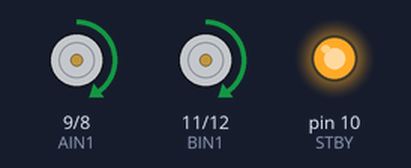
Bench run of a sketch on a simulated Arduino Uno, built with avr-gcc and run on an emulated ATmega328P. Shown: motor-driver pin pairs drawn as motors (green arrow = first pin HIGH = forward, orange = second pin HIGH = backward, longer = more drive, scaled by the enable pin, stopped while the standby pin is LOW), output pins drawn as LEDs (lit = HIGH).

Above: at 0.1 s.
At 1.3 s:
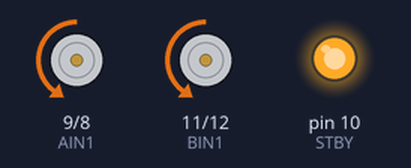
At 2.3 s:
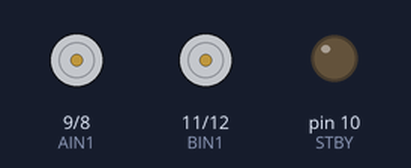
Timing chart, 0 to 3.8 s (numbered marks = the images above):
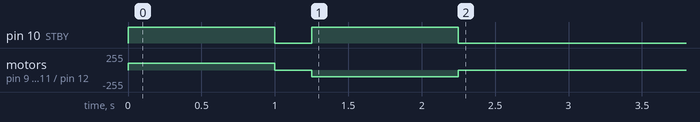

The sketch:

wheels_motors.ino
```cpp
int STBY = 10;

// Motor A
int PWMA = 3; // Speed control
int AIN1 = 9; // Direction
int AIN2 = 8; // Direction

// Motor B
int PWMB = 5;  // Speed control
int BIN1 = 11; // Direction
int BIN2 = 12; // Direction

void move(int motor, int speed, int direction){
    // Move specific motor at speed and direction
    // motor: 0 for B 1 for A
    // speed: 0 is off, and 255 is full speed
    // direction: 0 clockwise, 1 counter-clockwise

    digitalWrite(STBY, HIGH);
    boolean inPin1 = LOW;
    boolean inPin2 = HIGH;

    if (direction == 1){
        inPin1 = HIGH;
        inPin2 = LOW;
    }

    if (motor == 1){
        digitalWrite(AIN1, inPin1);
        digitalWrite(AIN2, inPin2);
        analogWrite(PWMA, speed);
    }
    else{
        digitalWrite(BIN1, inPin1);
        digitalWrite(BIN2, inPin2);
        analogWrite(PWMB, speed);
    }
}

void stop(){
    digitalWrite(STBY, LOW);
}

void setup(){
    pinMode(STBY, OUTPUT);

    pinMode(PWMA, OUTPUT);
    pinMode(AIN1, OUTPUT);
    pinMode(AIN2, OUTPUT);

    pinMode(PWMB, OUTPUT);
    pinMode(BIN1, OUTPUT);
    pinMode(BIN2, OUTPUT);
}

void loop(){
    move(1, 100, 1); // motor 1/2, full speed, left/right
    move(2, 100, 1);

    delay(1000);
    stop();
    delay(250);

    move(1, 100, 0);
    move(2, 100, 0);

    delay(1000);
    stop();
    delay(100000);
}
```

Measured:
- by itself, pin 10 (STBY): alternates HIGH for 1.0 s and LOW for 0.25 s, 4 changes in all, then stays LOW
- by itself, motor on pin 9 (AIN1) / pin 8 (AIN2), motor on pin 11 (BIN1) / pin 12 (BIN2): stopped → forward 100/255 at 0.00 s, → stopped 1.0 s later, → backward 100/255 0.25 s later, → stopped 1.0 s later
